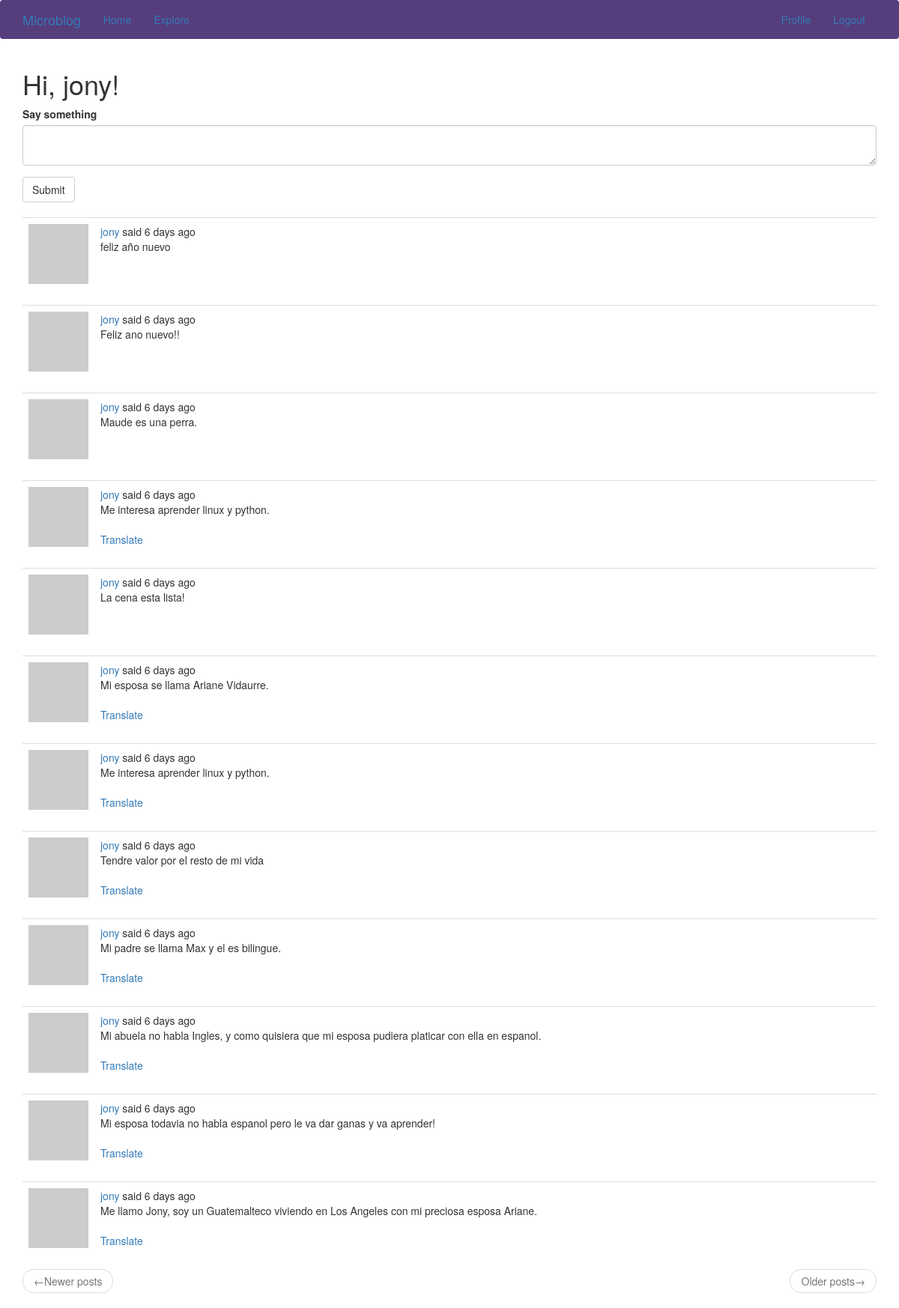
The page /index (signed in) on the database its author committed.
### app/models.py (models this page shows, shortened)
class User(UserMixin, db.Model):
    id = db.Column(db.Integer, primary_key=True)
    username = db.Column(db.String(64), index=True, unique=True)
    email = db.Column(db.String(120), index=True, unique=True)
    password_hash = db.Column(db.String(128))
    posts = db.relationship('Post', backref='author', lazy='dynamic')
    about_me = db.Column(db.String(140))
    last_seen = db.Column(db.DateTime, default=datetime.utcnow)
    followed = db.relationship(
        'User', secondary=followers,
        primaryjoin=(followers.c.follower_id == id),
        secondaryjoin=(followers.c.followed_id == id),
        backref=db.backref('followers', lazy='dynamic'), lazy='dynamic')
    def avatar(self, size):
        digest = md5(self.email.lower().encode('utf-8')).hexdigest()
        return 'https://www.gravatar.com/avatar/{}?d=identicon&s={}'.format(
            digest, size)
    def followed_posts(self):
        followed = Post.query.join(
            followers, (followers.c.followed_id == Post.user_id)).filter(
                followers.c.follower_id == self.id)
        own = Post.query.filter_by(user_id=self.id)
        return followed.union(own).order_by(Post.timestamp.desc())

class Post(db.Model):
    __searchable__ = ['body']
    id = db.Column(db.Integer, primary_key=True)
    body = db.Column(db.String(140))
    timestamp = db.Column(db.DateTime, index=True, default=datetime.utcnow)
    user_id = db.Column(db.Integer, db.ForeignKey('user.id'))
    language = db.Column(db.String(5))

### app/main/routes.py (the view, shortened to what this page needs)
@bp.route('/', methods=['GET', 'POST'])
@bp.route('/index', methods=['GET', 'POST'])
@login_required
def index():
    form = PostForm()
    page = request.args.get('page', 1, type=int)
    posts = current_user.followed_posts().paginate(
        page, current_app.config['POSTS_PER_PAGE'], False)
    next_url = url_for('main.index', page=posts.next_num) \
        if posts.has_next else None
    prev_url = url_for('main.index', page=posts.prev_num) \
        if posts.has_prev else None
    return render_template('index.html', title=_('Home'), form=form,
                           posts=posts.items, next_url=next_url,
                           prev_url=prev_url)

### app/main/forms.py
class PostForm(FlaskForm):
    post = TextAreaField(_l('Say something'), validators=[DataRequired()])
    submit = SubmitField(_l('Submit'))

### app/main/routes.py (called while the page is built)
@bp.before_app_request
def before_request():
    if current_user.is_authenticated:
        current_user.last_seen = datetime.utcnow()
        db.session.commit()
    g.locale = str(get_locale())

### app/models.py (called while the page is built)
@login.user_loader
def load_user(id):
    return User.query.get(int(id))

### app/templates/index.html
{% extends "base.html" %}
{% import 'bootstrap/wtf.html' as wtf %}
{% block app_content %}
  <h1>{{ _('Hi, %(username)s!', username=current_user.username) }}</h1>
  {% if form %}
    {{ wtf.quick_form(form) }}
    <br>
  {% endif %}
  {% for post in posts %}
    {% include '_post.html' %}
  {% endfor %}
    <nav aria-label="...">
      <ul class="pager">
        <li class="previous{% if not prev_url %} disabled{% endif %}">
          <a href="{{ prev_url or '#' }}">
            <span aria-hidden="true">&larr;</span>{{ _('Newer posts') }}
          </a>
        </li>
        <li class="next{% if not next_url %} disabled{% endif %}">
          <a href="{{ next_url or '#' }}">
            {{ _('Older posts') }}<span aria-hidden="true">&rarr;</span>
          </a>
        </li>
      </ul>
    </nav>
{% endblock %}

### app/templates/_post.html (shortened to what this page needs)
<table class="table table-hover">
  <tr>
    <td width="70px">
        <a href="{{ url_for('main.user', username=post.author.username) }}">
            <img src="{{ post.author.avatar(70) }}" />
        </a>
    </td>
    <td>
      {{ _('%(username)s said %(when)s',
        username=user_link, when=moment(post.timestamp).fromNow()) }}
      <br>
      <span id="post{{ post.id }}">{{ post.body }}</span>
      {% if post.language and post.language != g.locale %}
        <br><br>
        <span id="translation{{ post.id }}">
          <a href="javascript:translate(
                    '#post{{ post.id }}',
                    '#translation{{ post.id }}',
                    '{{ post.language }}',
                    '{{ g.locale }}');">{{ _('Translate') }}</a>
        </span>
      {% endif %}
    </td>
  </tr>
</table>

### rows shown on the page
Post: body "feliz año nuevo"
Post: body "Feliz ano nuevo!!"
Post: body "Maude es una perra."
Post: body "Me interesa aprender linux y python."
Post: body "La cena esta lista!"
Post: body "Mi esposa se llama Ariane Vidaurre."
Post: body "Me interesa aprender linux y python."
Post: body "Tendre valor por el resto de mi vida"
Post: body "Mi padre se llama Max y el es bilingue."
Post: body "Mi abuela no habla Ingles, y como quisiera que mi esposa pudiera platicar con ella en espanol."
Post: body "Mi esposa todavia no habla espanol pero le va dar ganas y va aprender!"
Post: body "Me llamo Jony, soy un Guatemalteco viviendo en Los Angeles con mi preciosa esposa Ariane."
